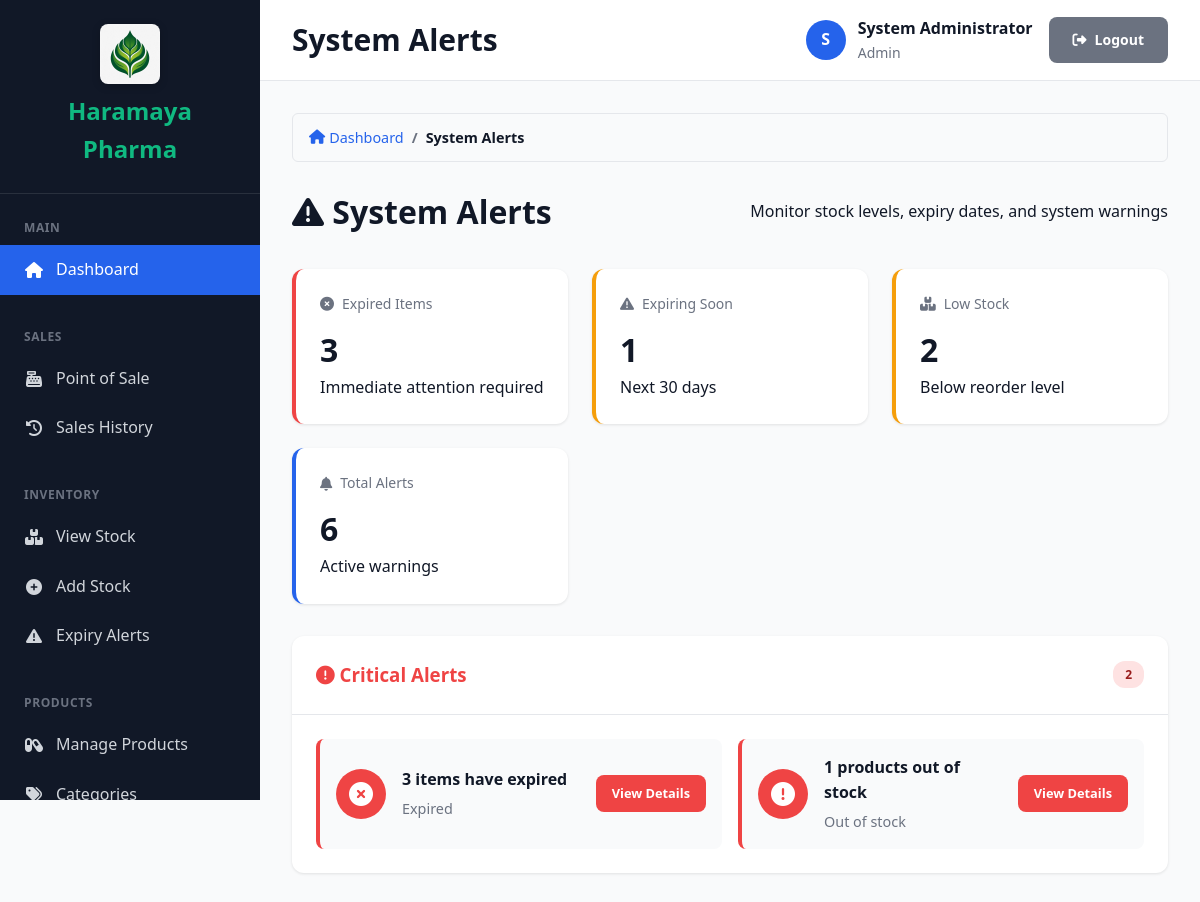
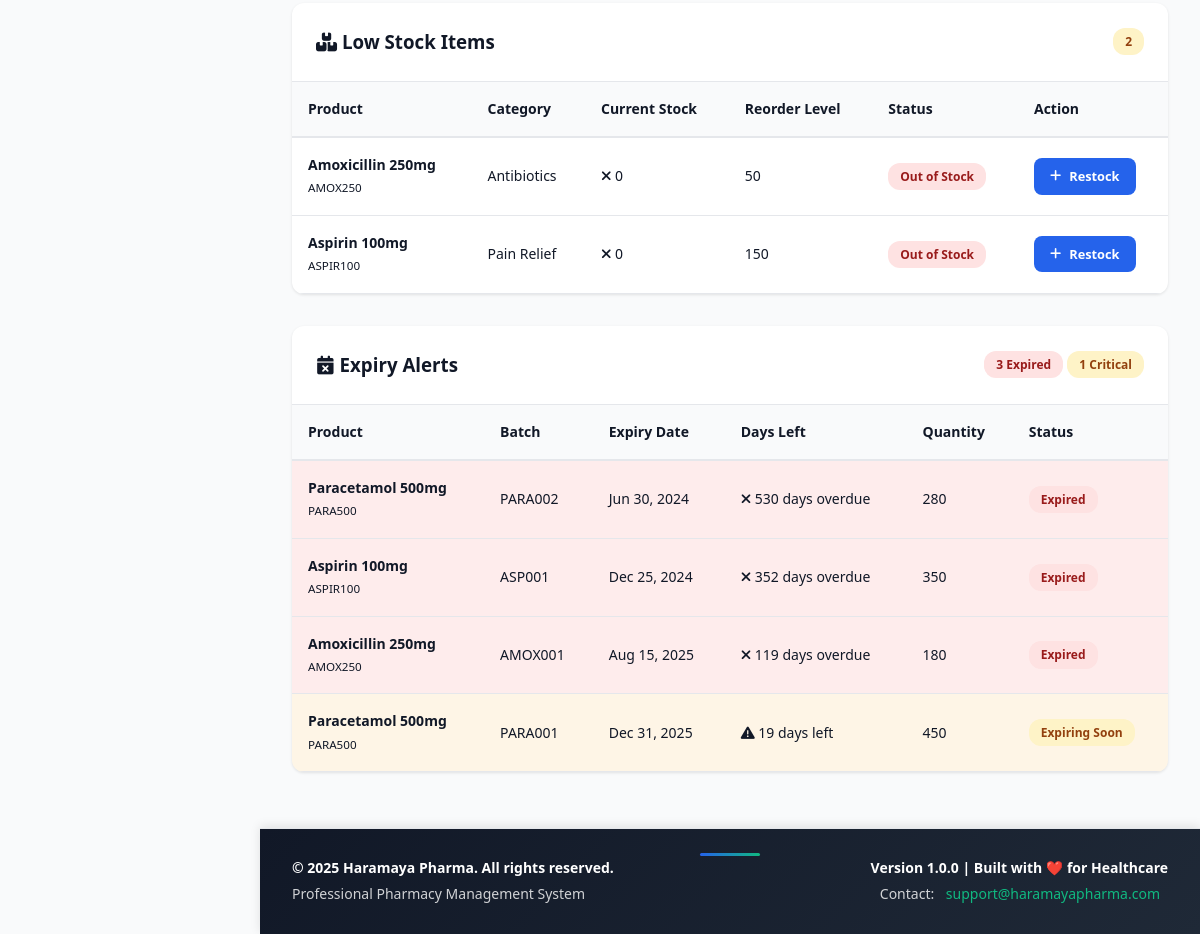
Screenshot of /modules/alerts/index.php (signed in) with the database file from the repository (2 pictures, top to bottom).
### tables this page shows
CREATE TABLE IF NOT EXISTS products (
    product_id INT AUTO_INCREMENT PRIMARY KEY,
    product_code VARCHAR(50) NOT NULL UNIQUE,
    product_name VARCHAR(200) NOT NULL,
    generic_name VARCHAR(200),
    category_id INT NOT NULL,
    strength VARCHAR(50),
    dosage_form VARCHAR(50),
    unit_price DECIMAL(10,2) NOT NULL,
    reorder_level INT DEFAULT 10,
    requires_prescription BOOLEAN DEFAULT FALSE,
    is_active BOOLEAN DEFAULT TRUE,
    created_at TIMESTAMP DEFAULT CURRENT_TIMESTAMP,
    FOREIGN KEY (category_id) REFERENCES product_categories(category_id) ON DELETE RESTRICT,
    INDEX idx_product_code (product_code),
    INDEX idx_product_name (product_name),
    INDEX idx_category (category_id)
);

CREATE TABLE IF NOT EXISTS product_categories (
    category_id INT AUTO_INCREMENT PRIMARY KEY,
    category_name VARCHAR(100) NOT NULL UNIQUE,
    description TEXT,
    is_active BOOLEAN DEFAULT TRUE,
    created_at TIMESTAMP DEFAULT CURRENT_TIMESTAMP
);

CREATE TABLE IF NOT EXISTS stock_batches (
    batch_id INT AUTO_INCREMENT PRIMARY KEY,
    product_id INT NOT NULL,
    supplier_id INT NOT NULL,
    batch_number VARCHAR(100) NOT NULL,
    quantity_received INT NOT NULL,
    quantity_remaining INT NOT NULL,
    unit_cost DECIMAL(10,2) NOT NULL,
    expiry_date DATE NOT NULL,
    received_date DATE NOT NULL,
    received_by INT NOT NULL,
    notes TEXT,
    created_at TIMESTAMP DEFAULT CURRENT_TIMESTAMP,
    FOREIGN KEY (product_id) REFERENCES products(product_id) ON DELETE CASCADE,
    FOREIGN KEY (supplier_id) REFERENCES suppliers(supplier_id) ON DELETE RESTRICT,
    FOREIGN KEY (received_by) REFERENCES users(user_id) ON DELETE RESTRICT,
    INDEX idx_product_batch (product_id, batch_number),
    INDEX idx_expiry_date (expiry_date),
    INDEX idx_supplier (supplier_id)
);

### includes/alerts.php (called while the page is built, shortened)
<?php
function get_low_stock_alerts($pdo) {
    try {
        $stmt = $pdo->prepare("
            SELECT
                p.product_id,
                p.product_name,
                p.product_code,
                p.reorder_level,
                COALESCE(SUM(sb.quantity_remaining), 0) as current_stock,
                pc.category_name
            FROM products p
            LEFT JOIN stock_batches sb ON p.product_id = sb.product_id
                AND sb.quantity_remaining > 0
                AND sb.expiry_date >= CURDATE()
            LEFT JOIN product_categories pc ON p.category_id = pc.category_id
            WHERE p.is_active = 1
            GROUP BY p.product_id
            HAVING COALESCE(SUM(sb.quantity_remaining), 0) <= p.reorder_level
            ORDER BY (COALESCE(SUM(sb.quantity_remaining), 0) / NULLIF(p.reorder_level, 0)) ASC
        ");
        $stmt->execute();
        return $stmt->fetchAll();
    } catch (PDOException $e) {
        error_log("Low stock alerts error: " . $e->getMessage());
        return [];
    }
}
function get_expiry_alerts($pdo) {
    try {
        $expired = $pdo->query("
            SELECT
                p.product_name,
                p.product_code,
                sb.batch_number,
                sb.expiry_date,
                sb.quantity_remaining,
                ABS(DATEDIFF(sb.expiry_date, CURDATE())) as days_overdue,
                'expired' as alert_type
            FROM stock_batches sb
            INNER JOIN products p ON sb.product_id = p.product_id
            WHERE sb.expiry_date < CURDATE()
            AND sb.quantity_remaining > 0
            ORDER BY sb.expiry_date ASC
        ")->fetchAll();
        $critical = $pdo->query("
            SELECT
                p.product_name,
                p.product_code,
                sb.batch_number,
                sb.expiry_date,
                sb.quantity_remaining,
                DATEDIFF(sb.expiry_date, CURDATE()) as days_left,
                'critical' as alert_type
            FROM stock_batches sb
            INNER JOIN products p ON sb.product_id = p.product_id
            WHERE sb.expiry_date BETWEEN CURDATE() AND DATE_ADD(CURDATE(), INTERVAL 30 DAY)
            AND sb.quantity_remaining > 0
            ORDER BY sb.expiry_date ASC
        ")->fetchAll();
        $warning = $pdo->query("
            SELECT
                p.product_name,
                p.product_code,
                sb.batch_number,
                sb.expiry_date,
                sb.quantity_remaining,
                DATEDIFF(sb.expiry_date, CURDATE()) as days_left,
                'warning' as alert_type
            FROM stock_batches sb
            INNER JOIN products p ON sb.product_id = p.product_id
            WHERE sb.expiry_date BETWEEN DATE_ADD(CURDATE(), INTERVAL 31 DAY) AND DATE_ADD(CURDATE(), INTERVAL 90 DAY)
            AND sb.quantity_remaining > 0
            ORDER BY sb.expiry_date ASC
        ")->fetchAll();
        return [
            'expired' => $expired,
            'critical' => $critical,
            'warning' => $warning,
            'total_expired' => count($expired),
            'total_critical' => count($critical),
            'total_warning' => count($warning)
        ];
    } catch (PDOException $e) {
        error_log("Expiry alerts error: " . $e->getMessage());
        return [
            'expired' => [],
            'critical' => [],
            'warning' => [],
            'total_expired' => 0,
            'total_critical' => 0,
            'total_warning' => 0
        ];
    }
}
function get_alert_summary($pdo) {
    $low_stock = get_low_stock_alerts($pdo);
    $expiry = get_expiry_alerts($pdo);
    return [
        'low_stock_count' => count($low_stock),
        'expired_count' => $expiry['total_expired'],
        'critical_expiry_count' => $expiry['total_critical'],
        'warning_expiry_count' => $expiry['total_warning'],
        'total_alerts' => count($low_stock) + $expiry['total_expired'] + $expiry['total_critical']
    ];
}
function get_critical_alerts($pdo) {
    $alerts = [];
    $expired = $pdo->query("
        SELECT COUNT(*) as count FROM stock_batches sb
        INNER JOIN products p ON sb.product_id = p.product_id
        WHERE sb.expiry_date < CURDATE() AND sb.quantity_remaining > 0
    ")->fetchColumn();
    if ($expired > 0) {
        $alerts[] = [
            'type' => 'expired',
            'count' => $expired,
            'message' => "$expired items have expired",
            'icon' => 'fas fa-times-circle',
            'color' => 'danger',
            'url' => '/modules/stock/expiry-alerts.php'
        ];
    }
    $critical = $pdo->query("
        SELECT COUNT(*) as count FROM stock_batches sb
        INNER JOIN products p ON sb.product_id = p.product_id
        WHERE sb.expiry_date BETWEEN CURDATE() AND DATE_ADD(CURDATE(), INTERVAL 7 DAY)
        AND sb.quantity_remaining > 0
    ")->fetchColumn();
    $out_of_stock = $pdo->query("
        SELECT COUNT(DISTINCT p.product_id) as count
        FROM products p
        LEFT JOIN stock_batches sb ON p.product_id = sb.product_id
            AND sb.quantity_remaining > 0
            AND sb.expiry_date >= CURDATE()
        WHERE p.is_active = 1
        GROUP BY p.product_id
        HAVING COALESCE(SUM(sb.quantity_remaining), 0) = 0
    ")->fetchColumn();
    if ($out_of_stock > 0) {
        $alerts[] = [
            'type' => 'out_of_stock',
            'count' => $out_of_stock,
            'message' => "$out_of_stock products out of stock",
            'icon' => 'fas fa-exclamation-circle',
            'color' => 'danger',
            'url' => '/modules/stock/view.php?filter=out_of_stock'
        ];
    }
    return $alerts;
}
?>

### includes/security.php (called while the page is built, shortened)
<?php
function clean($data) {
    return htmlspecialchars($data, ENT_QUOTES, 'UTF-8');
}

### modules/alerts/index.php (the view, shortened to what this page needs)
<?php
$pdo = require __DIR__ . '/../../config/database.php';
require_once __DIR__ . '/../../includes/alerts.php';
require_once __DIR__ . '/../../templates/header.php';
$low_stock_alerts = get_low_stock_alerts($pdo);
$expiry_alerts = get_expiry_alerts($pdo);
$critical_alerts = get_critical_alerts($pdo);
$alert_summary = get_alert_summary($pdo);
?>
<nav class="breadcrumb">
    <a href="../dashboard/index.php"><i class="fas fa-home"></i> Dashboard</a>
    <span class="breadcrumb-separator">/</span>
    <span class="breadcrumb-current">System Alerts</span>
</nav>
<div class="page-header">
    <h1><i class="fas fa-exclamation-triangle"></i> System Alerts</h1>
    <p class="page-subtitle">Monitor stock levels, expiry dates, and system warnings</p>
</div>
<div class="stats-grid" style="margin-bottom: 2rem;">
    <div class="stat-card <?php echo $alert_summary['expired_count'] > 0 ? 'danger' : ''; ?>">
        <div class="stat-label"><i class="fas fa-times-circle"></i> Expired Items</div>
        <div class="stat-value"><?php echo $alert_summary['expired_count']; ?></div>
        <div class="stat-change">Immediate attention required</div>
    </div>
    <div class="stat-card <?php echo $alert_summary['critical_expiry_count'] > 0 ? 'warning' : ''; ?>">
        <div class="stat-label"><i class="fas fa-exclamation-triangle"></i> Expiring Soon</div>
        <div class="stat-value"><?php echo $alert_summary['critical_expiry_count']; ?></div>
        <div class="stat-change">Next 30 days</div>
    </div>
    <div class="stat-card <?php echo $alert_summary['low_stock_count'] > 0 ? 'warning' : ''; ?>">
        <div class="stat-label"><i class="fas fa-boxes"></i> Low Stock</div>
        <div class="stat-value"><?php echo $alert_summary['low_stock_count']; ?></div>
        <div class="stat-change">Below reorder level</div>
    </div>
    <div class="stat-card">
        <div class="stat-label"><i class="fas fa-bell"></i> Total Alerts</div>
        <div class="stat-value"><?php echo $alert_summary['total_alerts']; ?></div>
        <div class="stat-change">Active warnings</div>
    </div>
</div>
<?php if (!empty($critical_alerts)): ?>
<div class="card alert-card" style="margin-bottom: 2rem;">
    <div class="card-header">
        <h3 style="color: var(--danger-color);"><i class="fas fa-exclamation-circle"></i> Critical Alerts</h3>
        <span class="badge badge-danger"><?php echo count($critical_alerts); ?></span>
    </div>
    <div class="card-body">
        <div style="display: grid; grid-template-columns: repeat(auto-fit, minmax(300px, 1fr)); gap: 1rem;">
            <?php foreach ($critical_alerts as $alert): ?>
            <div class="critical-alert-item">
                <div class="alert-icon">
                    <i class="<?php echo $alert['icon']; ?>"></i>
                </div>
                <div class="alert-content">
                    <div class="alert-title"><?php echo $alert['message']; ?></div>
                    <div class="alert-type"><?php echo ucfirst(str_replace('_', ' ', $alert['type'])); ?></div>
                </div>
                <a href="<?php echo $alert['url']; ?>" class="btn btn-sm btn-<?php echo $alert['color']; ?>">
                    View Details
                </a>
            </div>
            <?php endforeach; ?>
        </div>
    </div>
</div>
<?php endif; ?>
<?php if (!empty($low_stock_alerts)): ?>
<div class="card" style="margin-bottom: 2rem;">
    <div class="card-header">
        <h3><i class="fas fa-boxes"></i> Low Stock Items</h3>
        <span class="badge badge-warning"><?php echo count($low_stock_alerts); ?></span>
    </div>
    <div class="table-container">
        <table class="data-table">
            <thead>
                <tr>
                    <th>Product</th>
                    <th>Category</th>
                    <th>Current Stock</th>
                    <th>Reorder Level</th>
                    <th>Status</th>
                    <th>Action</th>
                </tr>
            </thead>
            <tbody>
                <?php foreach ($low_stock_alerts as $item): ?>
                <tr>
                    <td>
                        <strong><?php echo clean($item['product_name']); ?></strong><br>
                        <small><?php echo clean($item['product_code']); ?></small>
                    </td>
                    <td><?php echo clean($item['category_name']); ?></td>
                    <td>
                        <span class="stock-level <?php echo $item['current_stock'] == 0 ? 'out' : 'critical'; ?>">
                            <i class="fas fa-<?php echo $item['current_stock'] == 0 ? 'times' : 'exclamation'; ?>"></i>
                            <?php echo $item['current_stock']; ?>
                        </span>
                    </td>
                    <td><?php echo $item['reorder_level']; ?></td>
                    <td>
                        <?php if ($item['current_stock'] == 0): ?>
                            <span class="badge badge-danger">Out of Stock</span>
                        <?php else: ?>
                            <span class="badge badge-warning">Low Stock</span>
                        <?php endif; ?>
                    </td>
                    <td>
                        <a href="../stock/add.php?product_id=<?php echo $item['product_id']; ?>" class="btn btn-sm btn-primary">
                            <i class="fas fa-plus"></i> Restock
                        </a>
                    </td>
                </tr>
                <?php endforeach; ?>
            </tbody>
        </table>
    </div>
</div>
<?php endif; ?>
<?php if ($expiry_alerts['total_expired'] > 0 || $expiry_alerts['total_critical'] > 0): ?>
<div class="card">
    <div class="card-header">
        <h3><i class="fas fa-calendar-times"></i> Expiry Alerts</h3>
        <div>
            <?php if ($expiry_alerts['total_expired'] > 0): ?>
                <span class="badge badge-danger"><?php echo $expiry_alerts['total_expired']; ?> Expired</span>
            <?php endif; ?>
            <?php if ($expiry_alerts['total_critical'] > 0): ?>
                <span class="badge badge-warning"><?php echo $expiry_alerts['total_critical']; ?> Critical</span>
            <?php endif; ?>
        </div>
    </div>
    <div class="table-container">
        <table class="data-table">
            <thead>
                <tr>
                    <th>Product</th>
                    <th>Batch</th>
                    <th>Expiry Date</th>
                    <th>Days Left</th>
                    <th>Quantity</th>
                    <th>Status</th>
                </tr>
            </thead>
            <tbody>
                <?php
                $all_expiry_items = array_merge($expiry_alerts['expired'], $expiry_alerts['critical']);
                foreach ($all_expiry_items as $item):
                ?>
                <tr class="<?php echo $item['alert_type'] === 'expired' ? 'table-danger' : 'table-warning'; ?>">
                    <td>
                        <strong><?php echo clean($item['product_name']); ?></strong><br>
                        <small><?php echo clean($item['product_code']); ?></small>
                    </td>
                    <td><?php echo clean($item['batch_number']); ?></td>
                    <td><?php echo date('M d, Y', strtotime($item['expiry_date'])); ?></td>
                    <td>
                        <?php if ($item['alert_type'] === 'expired'): ?>
                            <span class="expiry-indicator expired">
                                <i class="fas fa-times"></i>
                                <?php echo $item['days_overdue']; ?> days overdue
                            </span>
                        <?php else: ?>
                            <span class="expiry-indicator critical">
                                <i class="fas fa-exclamation-triangle"></i>
                                <?php echo $item['days_left']; ?> days left
                            </span>
                        <?php endif; ?>
                    </td>
                    <td><?php echo $item['quantity_remaining']; ?></td>
                    <td>
                        <?php if ($item['alert_type'] === 'expired'): ?>
                            <span class="badge badge-danger">Expired</span>
                        <?php else: ?>
                            <span class="badge badge-warning">Expiring Soon</span>
                        <?php endif; ?>
                    </td>
                </tr>
                <?php endforeach; ?>
            </tbody>
        </table>
    </div>
</div>
<?php endif; ?>
<?php require_once __DIR__ . '/../../templates/footer.php'; ?>

### rows the page displays
products: product_name "Amoxicillin 250mg", product_code "AMOX250", category.category_name "Antibiotics", current_stock "0", reorder_level "50"
products: product_name "Aspirin 100mg", product_code "ASPIR100", category.category_name "Pain Relief", current_stock "0", reorder_level "150"
stock_batches: product.product_name "Paracetamol 500mg", product.product_code "PARA500", batch_number "PARA002", expiry_date "Jun 30, 2024", days_overdue "530", quantity_remaining "280", shows "Expired"
stock_batches: product.product_name "Aspirin 100mg", product.product_code "ASPIR100", batch_number "ASP001", expiry_date "Dec 25, 2024", days_overdue "352", quantity_remaining "350", shows "Expired"
stock_batches: product.product_name "Amoxicillin 250mg", product.product_code "AMOX250", batch_number "AMOX001", expiry_date "Aug 15, 2025", days_overdue "119", quantity_remaining "180", shows "Expired"
stock_batches: product.product_name "Paracetamol 500mg", product.product_code "PARA500", batch_number "PARA001", expiry_date "Dec 31, 2025", days_left "19", quantity_remaining "450", shows "Expiring Soon"

### other values shown
$page_title "System Alerts"
substr($current_user['full_name'], 0, 1) "S"
$current_user['full_name'] "System Administrator"
$current_user['role'] "Admin"
$alert_summary['expired_count'] "3"
$alert_summary['critical_expiry_count'] "1"
$alert_summary['low_stock_count'] "2"
$alert_summary['total_alerts'] "6"
count($critical_alerts) "2"
$alert['message'] "3 items have expired"
str_replace('_', ' ', $alert['type']) "Expired"
$alert['message'] "1 products out of stock"
str_replace('_', ' ', $alert['type']) "Out of stock"
count($low_stock_alerts) "2"
$expiry_alerts['total_expired'] "3"
